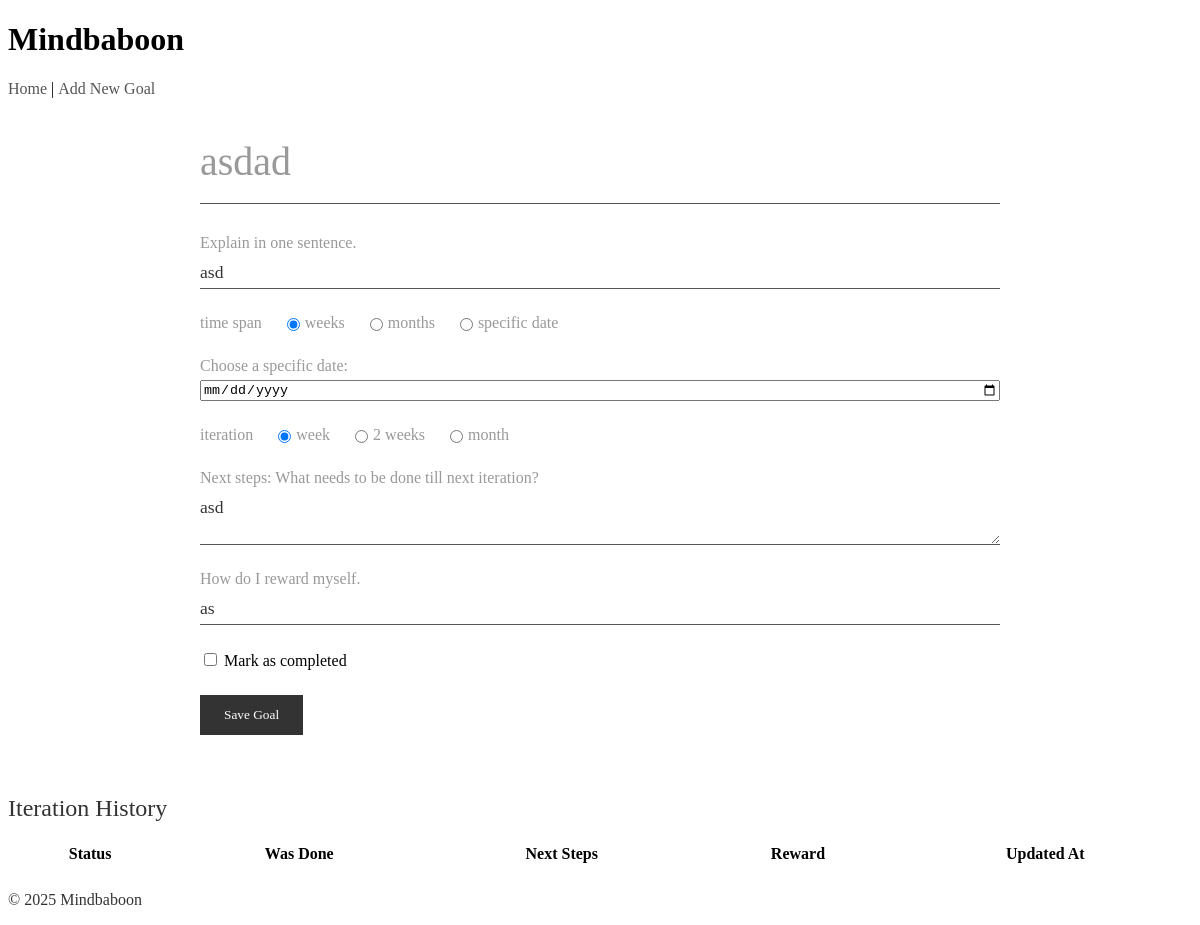
Screenshot of /edit/5 with the database file from the repository.
### tables this page shows
CREATE TABLE goals (
            id INTEGER PRIMARY KEY AUTOINCREMENT,
            goal_name TEXT NOT NULL,
            goal_description TEXT,
            time_span TEXT,
            end_date TEXT,
            iteration TEXT,
            next_steps TEXT,
            reward TEXT,
            completed INTEGER NOT NULL DEFAULT 0,
            is_paused INTEGER NOT NULL DEFAULT 0,
            last_email_sent TIMESTAMP,
            created_at TIMESTAMP NOT NULL,
            last_reminder_at TIMESTAMP
        );

### mindbaboon.py (the view, shortened to what this page needs)
@app.route("/edit/<int:goal_id>", methods=["GET", "POST"])
def edit_goal(goal_id):
    conn = get_db_connection()
    goal = conn.execute("SELECT * FROM goals WHERE id = ?", (goal_id,)).fetchone()
    if not goal:
        conn.close()
        return "Goal not found.", 404
    conn.close()
    return render_template("edit.html", goal=goal)

### database.py (called while the page is built)
def get_db_connection():
    try:
        data_dir = '/app/data'
        if not os.path.exists(data_dir):
            data_dir = os.path.join(os.path.dirname(os.path.abspath(__file__)), 'data')
            os.makedirs(data_dir, exist_ok=True)
        db_path = os.path.join(data_dir, 'mindbaboon.db')
        conn = sqlite3.connect(db_path)
        conn.row_factory = sqlite3.Row
        return conn
    except Exception as e:
        print(f"Database connection error: {e}")
        raise

### templates/edit.html (shortened to what this page needs)
{% extends "base.html" %}
{% block content %}
<div class="add-goal-page">
  <div class="goal-form-container">
    <form method="POST" action="{{ url_for('edit_goal', goal_id=goal['id']) }}">
      <div class="form-group-big">
        <input
          type="text"
          id="goal_name"
          name="goal_name"
          class="goal-header-input"
          placeholder="Tell me your goal."
          onfocus="this.placeholder=''"
          onblur="this.placeholder='Tell me your goal.'"
          value="{{ goal['goal_name'] }}"
          required
        >
        <hr class="header-divider">
      </div>
      <div class="form-group">
        <label for="goal_description" class="label-floating">Explain in one sentence.</label>
        <input
          type="text"
          id="goal_description"
          name="goal_description"
          maxlength="200"
          placeholder="200 chars"
          value="{{ goal['goal_description'] }}"
          required
        >
      </div>
      <div class="form-inline-group">
        <span class="form-label">time span</span>
        <label>
          <input
            type="radio"
            name="time_span"
            value="weeks"
            {% if goal['time_span'] == 'weeks' %}checked{% endif %}
          > weeks
        </label>
        <label>
          <input
            type="radio"
            name="time_span"
            value="months"
          > months
        </label>
        <label>
          <input
            type="radio"
            name="time_span"
            value="specific_date"
          > specific date
        </label>
      </div>
      <div class="form-group" id="specific-date-container" class="{% if goal['time_span'] == 'specific_date' %}visible{% else %}hidden{% endif %}">
        <label for="specific_date" class="label-floating">Choose a specific date:</label>
        <input
          type="date"
          id="specific_date"
          name="specific_date"
          value="{{ goal['specific_date'] }}"
        >
      </div>
      <div class="form-inline-group">
        <span class="form-label">iteration</span>
        <label>
          <input
            type="radio"
            name="iteration"
            value="week"
            {% if goal['iteration'] == 'week' %}checked{% endif %}
          > week
        </label>
        <label>
          <input
            type="radio"
            name="iteration"
            value="2 weeks"
          > 2 weeks
        </label>
        <label>
          <input
            type="radio"
            name="iteration"
            value="month"
          > month
        </label>
      </div>
      <div class="form-group">
        <label for="next_steps" class="label-floating">
          Next steps: What needs to be done till next iteration?
        </label>
        <textarea
          id="next_steps"
          name="next_steps"
          maxlength="64"
          placeholder="64 chars"
        >{{ goal['next_steps'] }}</textarea>
      </div>
      <div class="form-group">
        <label for="reward" class="label-floating">How do I reward myself.</label>
        <input
          type="text"
          id="reward"
          name="reward"
          maxlength="64"
          placeholder="64 chars"
          value="{{ goal['reward'] }}"
        >
      </div>
      <div class="form-group">
        <label>
          <input
            type="checkbox"
            name="completed"
          >
          Mark as completed
        </label>
      </div>
      <button type="submit" class="add-goal-button">Save Goal</button>
    </form>
  </div>
</div>
    <div class="form-group">
      <h2>Iteration History</h2>
      <table id="iteration-history">
        <thead>
          <tr>
            <th>Status</th>
            <th>Was Done</th>
            <th>Next Steps</th>
            <th>Reward</th>
            <th>Updated At</th>
          </tr>
        </thead>
      </table>
    </div>
{% endblock %}

### static/style.css (style rules this page uses)
h2, p, strong, em, a { font-family: "crete", serif; font-weight: 400; color: #333; }
.add-goal-page { margin: 0 auto; max-width: 800px; padding: 40px 20px; }
.goal-form-container { display: flex; flex-direction: column; }
.form-group-big { margin-bottom: 30px; position: relative; }
.goal-header-input { font-family: "crete", serif; font-weight: 400; font-size: 2.5rem; color: #999; border: none; background: transparent; width: 100%; outline: none; padding: 0; margin: 0 0 10px 0; }
.header-divider { border: none; border-bottom: 1px solid #555; margin-bottom: 30px; }
.form-group { margin-bottom: 25px; display: flex; flex-direction: column; }
.label-floating { font-family: "crete", serif; font-size: 1rem; color: #999; margin-bottom: 5px; }
.form-group input[type="text"], .form-group textarea { font-family: "crete", serif; font-weight: 400; font-size: 1.1rem; color: #333; border: none; border-bottom: 1px solid #555; background: transparent; outline: none; padding: 5px 0; width: 100%; box-sizing: border-box; }
::placeholder { color: #ccc; }
.form-inline-group { margin-bottom: 25px; display: flex; align-items: center; }
.form-inline-group .form-label { font-family: "crete", serif; font-size: 1rem; color: #999; margin-right: 20px; }
.form-inline-group label { margin-right: 20px; font-family: "crete", serif; font-size: 1rem; color: #999; display: flex; align-items: center; cursor: pointer; }
.form-inline-group label input[type="radio"] { margin-right: 5px; }
.add-goal-button { font-family: "crete", serif; font-weight: 400; background-color: #333; color: #fff; border: none; padding: 12px 24px; cursor: pointer; transition: background-color 0.2s ease; }

### rows the page displays
goals: goal_name "asdad", goal_description "asd", time_span "☑ weeks", time_span "☐ months", time_span "☐ specific date", iteration "☑ week", iteration "☐ 2 weeks", iteration "☐ month", next_steps "asd", reward "as"
